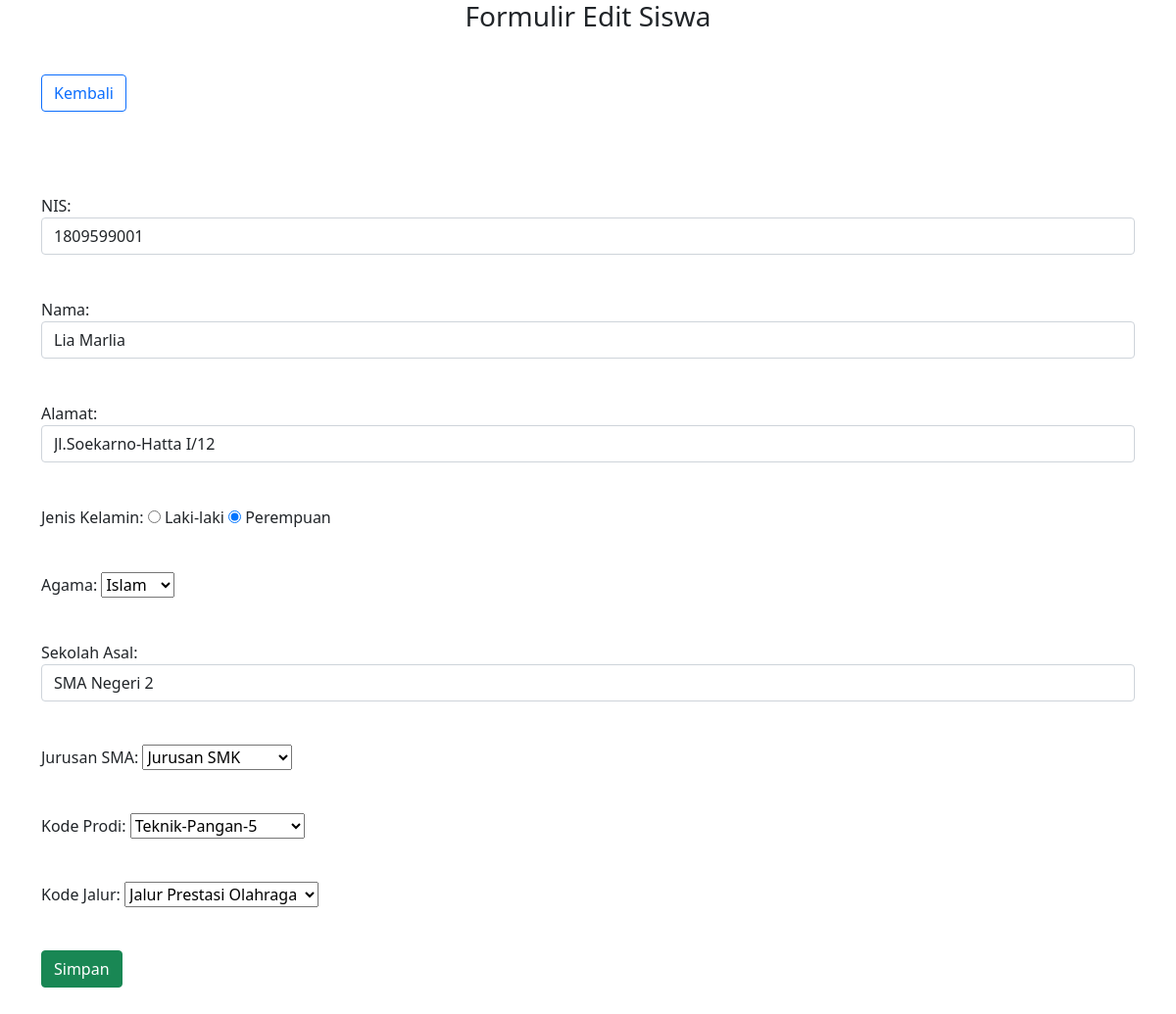
/form-edit.php?id=1 (signed in), run on the app's committed database.
### tables this page shows
CREATE TABLE `calon_mahasiswa` (
  `id` int(11) NOT NULL,
  `NIS` varchar(25) NOT NULL,
  `nama` varchar(64) NOT NULL,
  `alamat` varchar(255) NOT NULL,
  `jenis_kelamin` varchar(16) NOT NULL,
  `agama` varchar(16) NOT NULL,
  `sekolah_asal` varchar(64) NOT NULL,
  `Jurusan_SMA` varchar(3) NOT NULL,
  `Kode_Prodi` int(11) NOT NULL,
  `Kode_Jalur` int(11) NOT NULL
);

### config.php (called while the page is built, shortened)
<?php
$conn = mysqli_connect("localhost", "root", "", "pendaftaranmahasiswa");
function query($query)
{
    global $conn;
    $result = mysqli_query($conn, $query);
    $rows = [];
    while ($row = mysqli_fetch_assoc($result)) {
        $rows[] = $row;
    }
    return $rows;
}
?>

### form-edit.php (the view, shortened to what this page needs)
<?php
include("config.php");
$id = $_GET['id'];
$sql = "SELECT * FROM calon_mahasiswa WHERE id=$id";
$query = mysqli_query($db, $sql);
$siswa = mysqli_fetch_assoc($query);
?>
<?php $prodi=query("SELECT * FROM prodi");?>
<?php $jalur=query("SELECT * FROM jalur");?>
<?php $jurus=query("SELECT * FROM jurusansma");?>
<!DOCTYPE html>
<html>
<head>
<head>
    <link href="https://cdn.jsdelivr.net/npm/bootstrap@5.1.3/dist/css/bootstrap.min.css" rel="stylesheet">
</head>
</head>
<body>
    <header>
        <h3>Formulir Edit Siswa</h3>
    </header>
    <p>
		<a href="list-siswa.php"><button type="button" class="btn btn-outline-primary">Kembali</button></a>
	</p>
    <form action="proses-edit.php" method="POST">
        <fieldset>
        <p>
			<label for="NIS">NIS: </label>
			<input class="form-control" type="text" name="NIS" placeholder="Nomor Induk Siswa"value="<?php echo $siswa['NIS'] ?>" />
		</p>
        <p>
            <label for="nama">Nama: </label>
            <input class="form-control" type="text" name="nama" placeholder="Nama Lengkap" value="<?php echo $siswa['nama'] ?>" />
        </p>
        <p>
            <label for="alamat">Alamat: </label>
            <input class="form-control" type="text" name="alamat" placeholder="Alamat" value="<?php echo $siswa['alamat'] ?>"/>
        </p>
        <p>
            <label for="jenis_kelamin">Jenis Kelamin: </label>
            <?php $jk = $siswa['jenis_kelamin']; ?>
            <label><input type="radio" name="jenis_kelamin" value="laki-laki" <?php echo ($jk == 'laki-laki') ? "checked": "" ?>> Laki-laki</label>
            <label><input type="radio" name="jenis_kelamin" value="perempuan" <?php echo ($jk == 'perempuan') ? "checked": "" ?>> Perempuan</label>
        </p>
        <p>
            <label for="agama">Agama: </label>
            <?php $agama = $siswa['agama']; ?>
            <select name="agama">
                <option <?php echo ($agama == 'Islam') ? "selected": "" ?>>Islam</option>
            </select>
        </p>
        <p>
            <label for="sekolah_asal">Sekolah Asal: </label>
            <input class="form-control" type="text" name="sekolah_asal" placeholder="Nama Sekolah" value="<?php echo $siswa['sekolah_asal'] ?>" />
        </p>
        <p>
            <label for="Jurusan_SMA">Jurusan SMA: </label>
            <select name="Jurusan_SMA" id="Jurusan_SMA">
            <?php foreach ($jurus as $row) : ?>
                    <option value="<?= $row['Jurusan_SMA'] ?>" selected><?= $row['JurusanSekolahMenengah'] ?></option>
            <?php endforeach; ?>
            </select>
        </p>
        <p>
            <label for="Kode_Prodi">Kode Prodi: </label>
            <select name="Kode_Prodi" id="Kode_Prodi">
            <?php foreach ($prodi as $row) : ?>
                    <option value="<?= $row['Kode_Prodi'] ?>" selected><?= $row['ProdiPilihan'] ?></option>
            <?php endforeach; ?>
            </select>
        </p>
        <p>
            <label for="Kode_Jalur">Kode Jalur: </label>
            <select name="Kode_Jalur" id="Kode_Jalur">
            <?php foreach ($jalur as $row) : ?>
                    <option value="<?= $row['Kode_Jalur'] ?>" selected><?= $row['JalurPrestasi'] ?></option>
            <?php endforeach; ?>
            </select>
        </p>
        <p>
            <input type="submit"  class="btn btn-success btn-block" value="Simpan" name="simpan" />
        </p>
        </fieldset>
    </form>
    </body>
</html>

### form-edit.php (style rules this page uses)
p { padding: 2px; margin: 40px; }
h3 { text-align: center }

### data on the page
calon_mahasiswa: nama "Lia Marlia", alamat "Jl.Soekarno-Hatta I/12", jenis_kelamin "☐ Laki-laki", jenis_kelamin "☑ Perempuan", agama "Islam", sekolah_asal "SMA Negeri 2"

### other printed values
form field Jurusan_SMA "Jurusan SMK"
form field Kode_Prodi "Teknik-Pangan-5"
form field Kode_Jalur "Jalur Prestasi Olahraga"
